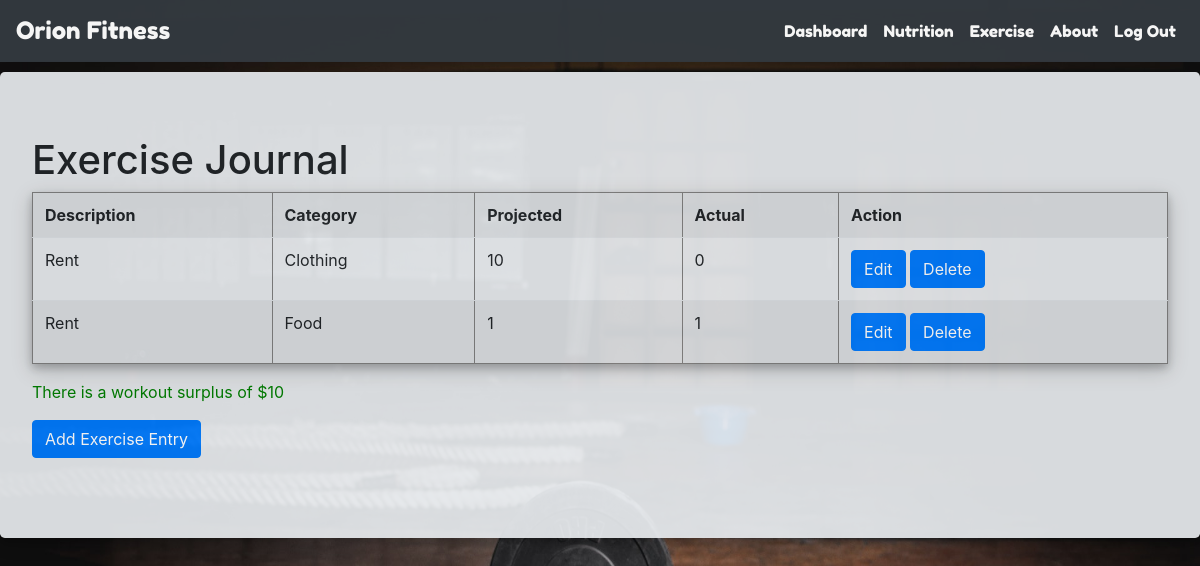
The page /workout/ (signed in) on the database its author committed.
### workout/models.py (models this page shows)
class WorkoutEntry(models.Model):
    user = models.ForeignKey(User, on_delete=models.CASCADE)
    description = models.CharField(max_length=128)
    category = models.CharField(max_length=128, choices=BUDGET_CHOICES)
    projected = models.IntegerField()
    actual = models.IntegerField()

### workout/views.py (the view)
# urls.py: path('workout/', workout_views.workout),
@login_required(login_url='/login/')
def workout(request):
	if (request.method == "GET" and "delete" in request.GET):
		id = request.GET["delete"]
		WorkoutEntry.objects.filter(id=id).delete()
		return redirect("/workout/")
	else:
		table_data = WorkoutEntry.objects.filter(user=request.user)
		workout = WorkoutEntry.objects.filter(user=request.user)
		sum_projected = workout.aggregate(projectedsum = Sum('projected'))['projectedsum'] if workout else 0
		sum_actual = workout.aggregate(actualsum = Sum('actual'))['actualsum'] if workout else 0
		if((sum_actual >= 0 and sum_projected >= 0)):
			res = sum_projected-sum_actual
		elif(sum_actual < 0 or sum_projected < 0):
			res = sum_projected+sum_actual
		context = {
		"table_data": table_data,
		"res": res,
		}
		return render(request, 'workout/workout.html', context)

### templates/workout/workout.html (shortened to what this page needs)
<html>
<head>
  {% include "bootstrap.html" %}
	{% load static %}
</head>
<body style="background-image: url('/static/bar.jpg'); background-size: cover; background-repeat: no-repeat; background-attachment: fixed; background-size: 100% 120%; ">
  {% include "navbar.html" %}
	<div class="jumbotron" style="margin-top: 10px; box-shadow: 0 4px 8px 0 rgba(0, 0, 0, 0.2), 0 6px 20px 0 rgba(0, 0, 0, 0.19); opacity: 0.92;">
	  <h1>Exercise Journal</h1>
	  {% if not table_data %}
	  	</p>There are no exercise entries to display.</p>
	  {% else %}
			<table class="table table-striped" border="1" style="box-shadow: 0 4px 8px 0 rgba(0, 0, 0, 0.2), 0 6px 20px 0 rgba(0, 0, 0, 0.19);">
	    <tr>
	      <th style="border: 10px;">Description</th>
	      <th style="border-top: 10px;">Category</th>
	      <th style="border: 10px;">Projected</th>
	      <th style="border-top: 10px;">Actual</th>
	      <th style="border: 10px;">Action</th>
	    </tr>
	    {% for row in table_data %}
	    	<tr>
	      	<td>{{ row.description }}</td>
	      	<td>{{ row.category }}</td>
	      	<td>{{ row.projected }}</td>
	      	<td>{{ row.actual }}</td>
	      	<td>
	        	<a class="btn btn-primary" href="/workout/edit/{{ row.id }}/">Edit</a>
	        	<a class="btn btn-primary" href="#" onclick="confirmDeleteModal({{ row.id }})">Delete</a>
					</td>
				</tr>
	    {% endfor %}
		  </table>
		{% endif %}
	  {% if res > 0 %}
		<p style="color: green;">There is a workout surplus of ${{ res }}</p>
		{% elif res < 0 %}
		<p style="color: red;">There is a workout deficit of ${{ res }}</p>
		{% else %}
		<p style="color: blue;">No workout surplus or deficit ${{ res }}</p>
		{% endif %}
	  <form method="GET" action="/workout/add/">
	    <input type="submit" class="btn btn-primary" value = "Add Exercise Entry">
	  </form>
	</div>
</body>
</html>

### rows shown on the page
WorkoutEntry: description "Rent", category "Clothing", projected "10", actual "0"
WorkoutEntry: description "Rent", category "Food", projected "1", actual "1"

### other values the page prints
{{ res }} "10"
